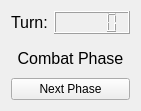
   <widget class="QWidget" name="verticalLayoutWidget_11">
    <property name="geometry">
     <rect>
      <x>550</x>
      <y>20</y>
      <width>141</width>
      <height>111</height>
     </rect>
    </property>
    <layout class="QVBoxLayout" name="verticalLayout">
     <item>
      <layout class="QFormLayout" name="formLayout">
       <item row="0" column="0">
        <widget class="QLabel" name="label">
         <property name="text">
          <string>&lt;html&gt;&lt;head/&gt;&lt;body&gt;&lt;p&gt;&lt;span style=&quot; font-size:12pt;&quot;&gt;Turn:&lt;/span&gt;&lt;/p&gt;&lt;/body&gt;&lt;/html&gt;</string>
         </property>
         <property name="textFormat">
          <enum>Qt::RichText</enum>
         </property>
        </widget>
       </item>
       <item row="0" column="1">
        <widget class="QLCDNumber" name="turnNum"/>
       </item>
      </layout>
     </item>
     <item>
      <widget class="QLabel" name="phase">
       <property name="text">
        <string>&lt;html&gt;&lt;head/&gt;&lt;body&gt;&lt;p align=&quot;center&quot;&gt;&lt;span style=&quot; font-size:12pt;&quot;&gt;Combat Phase&lt;/span&gt;&lt;/p&gt;&lt;/body&gt;&lt;/html&gt;</string>
       </property>
      </widget>
     </item>
     <item>
      <widget class="QPushButton" name="phaseButton">
       <property name="text">
        <string>Next Phase</string>
       </property>
       <property name="iconSize">
        <size>
         <width>20</width>
         <height>20</height>
        </size>
       </property>
      </widget>
     </item>
    </layout>
   </widget>
